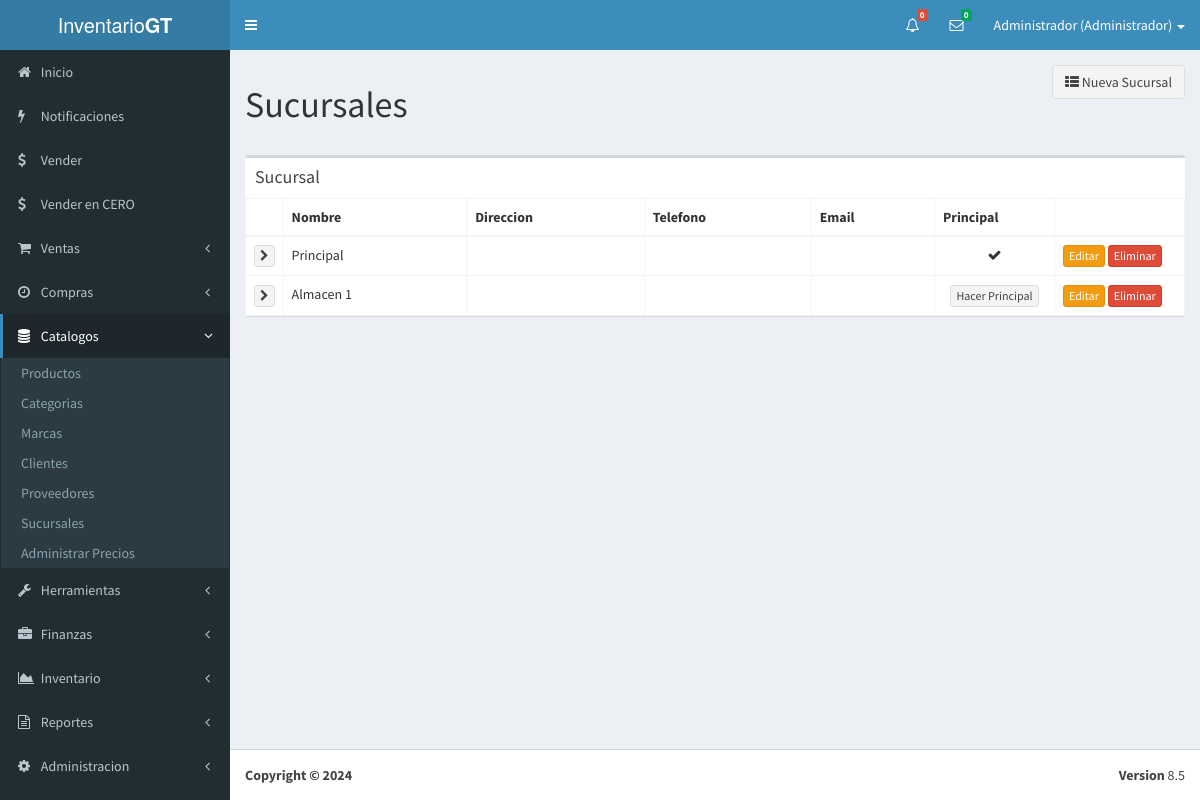
The page /?view=stocks (signed in) on the database its author committed.
### tables this page shows
create table stock(
	id int not null auto_increment primary key,
	name varchar(50) not null,
	address varchar(255),
	phone varchar(255),
	email varchar(255),
	is_principal boolean not null
);

### core/controller/Module.php (called while the page is built, shortened)
<?php
class Module
{
    public static function loadLayout(): void
    {
        require_once "core/app/layouts/layout.php";
    }
}

### core/controller/Lb.php (called while the page is built, shortened)
<?php
class Lb
{
    public function start(): void
    {
        require_once "core/app/init.php";
    }
}

### index.php (called while the page is built, shortened)
<?php
$lb = new Lb();
$lb->start();

### core/controller/Executor.php (called while the page is built, shortened)
<?php
class Executor
{
    public static function doit(string $sql): array
    {
        $con = Database::getCon();
        $result = $con->query($sql);
        return [$result, $con->insert_id];
    }
}

### core/app/model/StockData.php (called while the page is built, shortened)
<?php
class StockData
{
    public static $tablename = "stock";
    public static function getPrincipal()
    {
        if (Core::$user->kind == 2 || Core::$user->kind == 3) {
            $sql = "select * from " . self::$tablename . " where id=" . Core::$user->stock_id;
            $query = Executor::doit($sql);
            return Model::one($query[0], 'StockData');
        } else {
            $sql = "select * from " . self::$tablename . " where is_principal=1";
            $query = Executor::doit($sql);
            return Model::one($query[0], 'StockData');
        }
    }
    public static function getAll()
    {
        $sql = "select * from " . self::$tablename;
        $query = Executor::doit($sql);
        return Model::many($query[0], 'StockData');
    }
}

### core/controller/Model.php (called while the page is built, shortened)
<?php
class Model
{
    public static function many(mysqli_result $query, string $aclass): array
    {
        $array = [];
        while ($r = $query->fetch_array(MYSQLI_ASSOC)) {
            $obj = new $aclass;
            foreach ($r as $key => $v) {
                $obj->$key = $v;
            }
            $array[] = $obj;
        }
        return $array;
    }
}

### core/app/view/stocks-view.php (the view)
<section class="content">
<div class="row">
	<div class="col-md-12">
<div class="btn-group pull-right">
	<a href="index.php?view=newstock" class="btn btn-default"><i class='fa fa-th-list'></i> Nueva Sucursal</a>
</div>
		<h1>Sucursales</h1>
<br>
		<?php
		$users = StockData::getAll();
		if(count($users)>0){
			?>
<div class="box">
  <div class="box-header">
    <h3 class="box-title">Sucursal</h3>
  </div>
  <div class="box-body no-padding">
			<table class="table table-bordered table-hover">
			<thead>
			<th></th>
			<th>Nombre</th>
			<th>Direccion</th>
			<th>Telefono</th>
			<th>Email</th>
			<th>Principal</th>
			<th></th>
			</thead>
			<?php
			foreach($users as $user){
				?>
				<tr>
				<td style="width:30px;"><a href="index.php?view=inventary&stock=<?php echo $user->id;?>" class="btn btn-default btn-xs"><i class="fa fa-chevron-right"></i></a></td>
				<td><?php echo $user->name." ".$user->lastname; ?></td>
				<td><?php echo $user->address; ?></td>
				<td><?php echo $user->phone; ?></td>
				<td><?php echo $user->email; ?></td>
				<td style="width:120px;">
				<center>
				<?php if($user->is_principal):?>
					<i class="fa fa-check"></i>
				<?php else:?>
					<a href="index.php?action=makestockprincipal&id=<?php echo $user->id;?>" class="btn btn-default btn-xs">Hacer Principal</a>
				<?php endif;?>
				</center>
				</td>
				<td style="width:130px;"><a href="index.php?view=editstock&id=<?php echo $user->id;?>" class="btn btn-warning btn-xs">Editar</a> <a href="index.php?action=delstock&id=<?php echo $user->id;?>" class="btn btn-danger btn-xs">Eliminar</a></td>
				</tr>
				<?php
			}
			?>
			</table>
  </div>
</div>
			<?php
		}else{
			echo "<p class='alert alert-danger'>No hay Categorias</p>";
		}
		?>
	</div>
</div>
</section>

### rows shown on the page
stock: name "Principal", is_principal 1 (drawn)
stock: name "Almacen 1"

### other values the page prints
$cnt_tot "0"
count($msgs) "0"
UserData::getById($_SESSION["user_id"])->name "Administrador"
